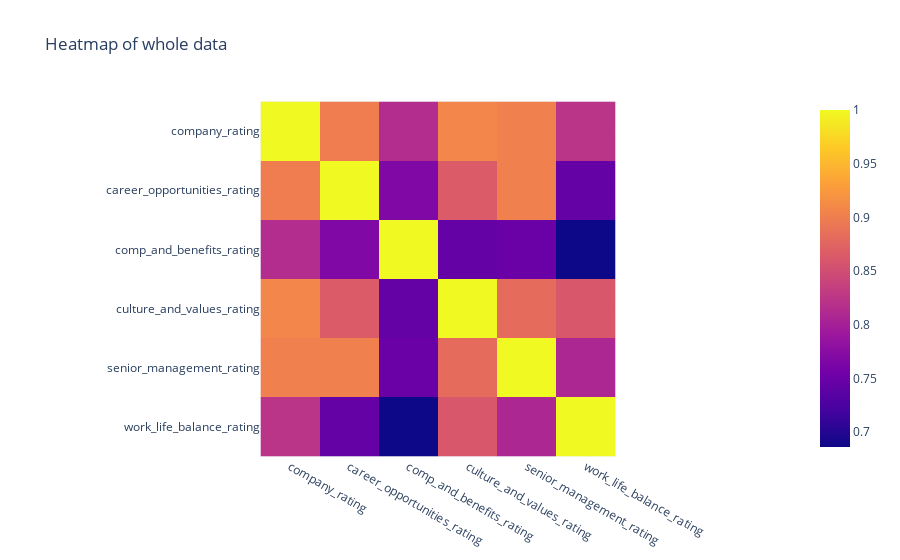

Notebook code cell kept with this figure:
### Code cell
px.imshow(data.corr(), title='Heatmap of whole data')

### Figure 1 — Plotly figure (JSON) as saved in the notebook; plotly's stock layout.template omitted (floating-point values rounded to 4 significant figures)
{"data": [{"coloraxis": "coloraxis", "hovertemplate": "x: %{x}<br>y: %{y}<br>color: %{z}<extra></extra>", "name": "0", "type": "heatmap", "x": ["company_rating", "career_opportunities_rating", "comp_and_benefits_rating", "culture_and_values_rating", "senior_management_rating", "work_life_balance_rating"], "xaxis": "x", "y": ["company_rating", "career_opportunities_rating", "comp_and_benefits_rating", "culture_and_values_rating", "senior_management_rating", "work_life_balance_rating"], "yaxis": "y", "z": [[1, 0.8994, 0.8142, 0.9071, 0.9019, 0.8226], [0.8994, 1, 0.7676, 0.8655, 0.9018, 0.7456], [0.8142, 0.7676, 1, 0.7457, 0.7485, 0.686], [0.9071, 0.8655, 0.7457, 1, 0.8823, 0.8606], [0.9019, 0.9018, 0.7485, 0.8823, 1, 0.8078], [0.8226, 0.7456, 0.686, 0.8606, 0.8078, 1]]}], "layout": {"coloraxis": {"colorscale": [[0, "#0d0887"], [0.1111, "#46039f"], [0.2222, "#7201a8"], [0.3333, "#9c179e"], [0.4444, "#bd3786"], [0.5556, "#d8576b"], [0.6667, "#ed7953"], [0.7778, "#fb9f3a"], [0.8889, "#fdca26"], [1, "#f0f921"]]}, "title": {"text": "Heatmap of whole data"}, "xaxis": {"anchor": "y", "constrain": "domain", "domain": [0, 1], "scaleanchor": "y"}, "yaxis": {"anchor": "x", "autorange": "reversed", "constrain": "domain", "domain": [0, 1]}}}
